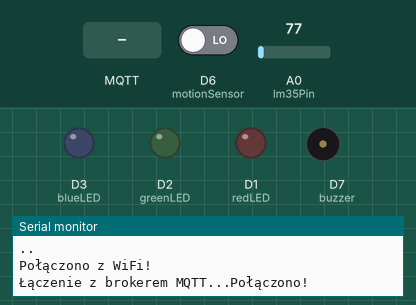
Recording of a sketch running on a simulated ESP8266 (NodeMCU). Parts: output pins drawn as LEDs (lit = HIGH), buzzer (waves = sounding, pin HIGH), the last lines printed to the serial monitor. The test bench sets the inputs (shaded band); at power-on: D6 (motionSensor) LOW, A0 (lm35Pin) = 77. WiFi joins after 1.5 s; servers stay silent unless stated; no MQTT or app messages arrive unless stated.

Above: at 3.2 s.
3.3 s: MQTT message "ON" arrives on the first subscribed topic
At 3.6 s:
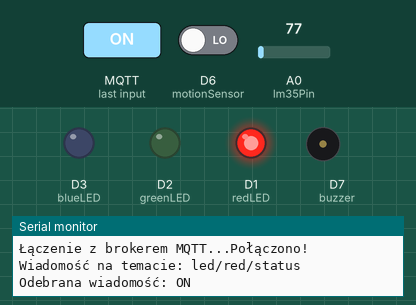
4.8 s: MQTT message "ON" arrives on the second subscribed topic
At 5.9 s:
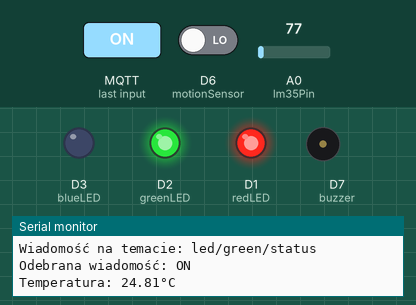
6.3 s: MQTT message "OFF" arrives on the first subscribed topic
At 7.1 s:
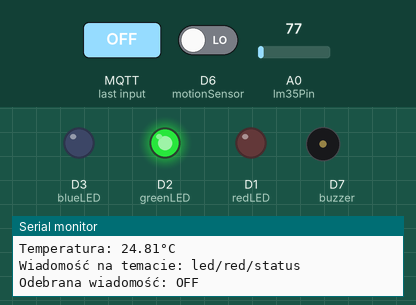
7.8 s: MQTT message "ON" arrives on the third subscribed topic
At 8.2 s:
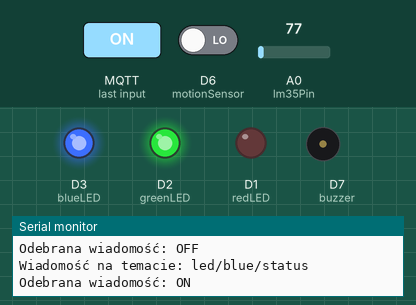
9.3 s: MQTT message "OFF" arrives on the second subscribed topic
At 10.5 s:
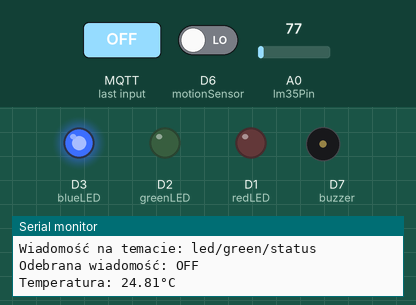
10.8 s: MQTT message "OFF" arrives on the third subscribed topic
At 11.7 s:
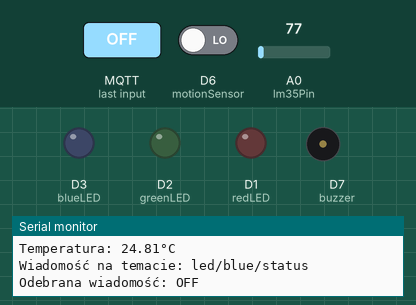
Timing chart, 0 to 13.3 s (numbered marks = the images above; inputs shaded):
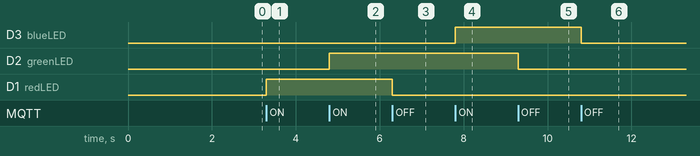

Measured:
- after the input at 3.3 s, D1 (redLED): LOW → HIGH at once
- after the input at 4.8 s, D2 (greenLED): LOW → HIGH at once
- after the input at 6.3 s, D1 (redLED): HIGH → LOW at once
- after the input at 7.8 s, D3 (blueLED): LOW → HIGH at once
- after the input at 9.3 s, D2 (greenLED): HIGH → LOW at once
- after the input at 10.8 s, D3 (blueLED): HIGH → LOW at once

The sketch:

TempAlarm.ino
```cpp
// dodajemy potrzebne bilbioteki
#include <ESP8266WiFi.h>
#include <PubSubClient.h>

// dane WiFi
const char* ssid = "NETWORK";     // SSID naszej sieci
const char* password = "987654321";  // hasło naszej sieci

// dane do połączenia z brokerem MQTT
const char* mqttServer = "192.168.59.165";  // adres IP brokera Mosquitto
const int mqttPort = 1883;                 // domyślny port MQTT
const char* mqttUser = "";                 // jeśli nie ma loginu - zostaw puste
const char* mqttPassword = "";           // jeśli nie ma hasła - zostaw puste


// ustawienia diody LED
const int redLED = D1;  // pin dla diody LED
const int greenLED = D2;
const int blueLED = D3;
const int lm35Pin = A0;  // Pin analogowy
const int motionSensor = D6;
const int buzzer = D7;

float temperature = 0.0;
unsigned long lastMsg = 0;
char msg[50];

bool motionSensorOn = false;

// umozliwienie polaczenia z WiFi, a nastepnie z brokerem MQTT
WiFiClient espClient;
PubSubClient client(espClient);
// alarm dziala na przerwaniach - to sie wykona dopiero kiedy sensor wykryje ruch, jeśli alarm jest włączony
void IRAM_ATTR motionDetectedISR() {
  if(motionSensorOn){
    digitalWrite(buzzer, HIGH);
    Serial.println("Motion detected!");
    client.publish("sensor/movement", "Motion detected!");
  }
}

void setup() {
  // rozpoczecie komunikacji przez port szeregowy
  Serial.begin(115200);
  delay(10);

  // próba połączenia z wifi
  Serial.println();
  Serial.println("Łączenie z siecią WiFi...");
  WiFi.begin(ssid, password);

  while (WiFi.status() != WL_CONNECTED) {
    delay(1000);
    Serial.print(".");
  }

  Serial.println("");
  Serial.println("Połączono z WiFi!");

  // łączenie z brokerem MQTT
  client.setServer(mqttServer, mqttPort);
  client.setCallback(callback);

  // ustawiamy pin didoy LED
  pinMode(redLED, OUTPUT);
  digitalWrite(redLED, LOW);  // dioda zawsze wylaczona na poczatku

  pinMode(greenLED, OUTPUT);
  digitalWrite(greenLED, LOW);  // dioda zawsze wylaczona na poczatku

  pinMode(blueLED, OUTPUT);
  digitalWrite(blueLED, LOW);  // dioda zawsze wylaczona na poczatku

  pinMode(lm35Pin, INPUT);

  pinMode(buzzer, OUTPUT);    //alarm
  digitalWrite(buzzer, LOW);
  pinMode(motionSensor, INPUT);

  attachInterrupt(digitalPinToInterrupt(motionSensor), motionDetectedISR, RISING);
}

// funkcja zrobiona na modłę PubSubClient, odpowiadajaca za odczytywanie wiadomosci zasubskrybowanych tematów
void callback(char* topic, byte* payload, unsigned int length)
{
  // legnth zwracane przy obsludze przez biblioteke PubSubClient, mowi jaka dlugosc bedzie miala wiadomosc
  char msg[length + 1];

  // odczytujemy wiadomosc zawarta w payload
  for (int i = 0; i < length; i++)
  {
    msg[i] = (char)payload[i];
  }
  msg[length] = '\0';  // konczymy takim znakiem by program wiedzial ze string sie skonczyl (jest to wbudowane dla naszego jezyka programowania)

  // wyswietlamy jaki byl temat odebranej wiadomosci
  Serial.print("Wiadomość na temacie: ");
  Serial.println(topic);

  // no i co zawierala
  Serial.print("Odebrana wiadomość: ");
  Serial.println(msg);

  int pin = 0; // musimy uzywac strcmp, bo topic jest wskazniiem na chary
  if (strcmp(topic, "led/red/status") == 0) { pin = redLED; }
  else if (strcmp(topic, "led/green/status") == 0) { pin = greenLED; }
  else if (strcmp(topic, "led/blue/status") == 0) { pin = blueLED; }
  else if (strcmp(topic, "sensor/motion/status") == 0) {pin = motionSensor; }

  // funkcja do oblsugi właczania/wyłączania ledow
  MQTTSwitch(msg, pin);
}


// funkcja do polaczenia z MQTT brokerem
void reconnect()
  {
  // proba polaczenia z MQTT Brokerem
  while (!client.connected())
  {
    Serial.print("Łączenie z brokerem MQTT...");
    if (client.connect("ESP8266Client", mqttUser, mqttPassword))
    {
      Serial.println("Połączono!");

      // subskrybowanie interesujacych nas tematow
      client.subscribe("led/red/status");
      client.subscribe("led/green/status");
      client.subscribe("led/blue/status");
      client.subscribe("sensor/motion/status");
    }
    else
    {
      Serial.print("Błąd, próba ponownego połączenia za 5 sekund...");
      delay(5000);
    }
  }
}

  // funkcja do obsługi switchów przez wiadomości MQTT, msg - wiadomość, pinNumber - numer pinu
void MQTTSwitch (char* msg, int pinNumber)
{
  // przy wiadomosci ON - wlacz diode
  if (strcmp(msg, "ON") == 0)         // strcmp - string compare, jesli takie same zwraca 0
  {
    digitalWrite(pinNumber, HIGH);
  }

  // przy wiadomosci OFF - wylacz diode
  else if (strcmp(msg, "OFF") == 0)
  {
    digitalWrite(pinNumber, LOW);
  }

  if(strcmp(msg, "alarmON") == 0){
    motionSensorOn = true;
  }else if(strcmp(msg, "alarmOFF") == 0){
    motionSensorOn = false;
    digitalWrite(buzzer, LOW);
    client.publish("sensor/movement", "Alarm Off");
  }
}


void loop() {
  // jesli nie jestesmy polaczeni z MQTT brokrem to staramy sie polaczyc
  if (!client.connected()) {
    reconnect();
  }

  // komenda obslugujaca przychodzace wiadomosci MQTT
  client.loop();
  // to wysyla temperature co 5s
  unsigned long now = millis();
  if (now - lastMsg > 5000) {
    lastMsg = now;

    int analogValue = analogRead(lm35Pin);
    temperature = analogValue * (3.3 / 1024.0) * 100.0;  // Przeliczenie na °C

    Serial.printf("Temperatura: %.2f°C\n", temperature);

    // Wysyłanie przez MQTT
    snprintf(msg, sizeof(msg), "%.2f", temperature);
    client.publish("sensor/temperature", msg);
  }

}
```
